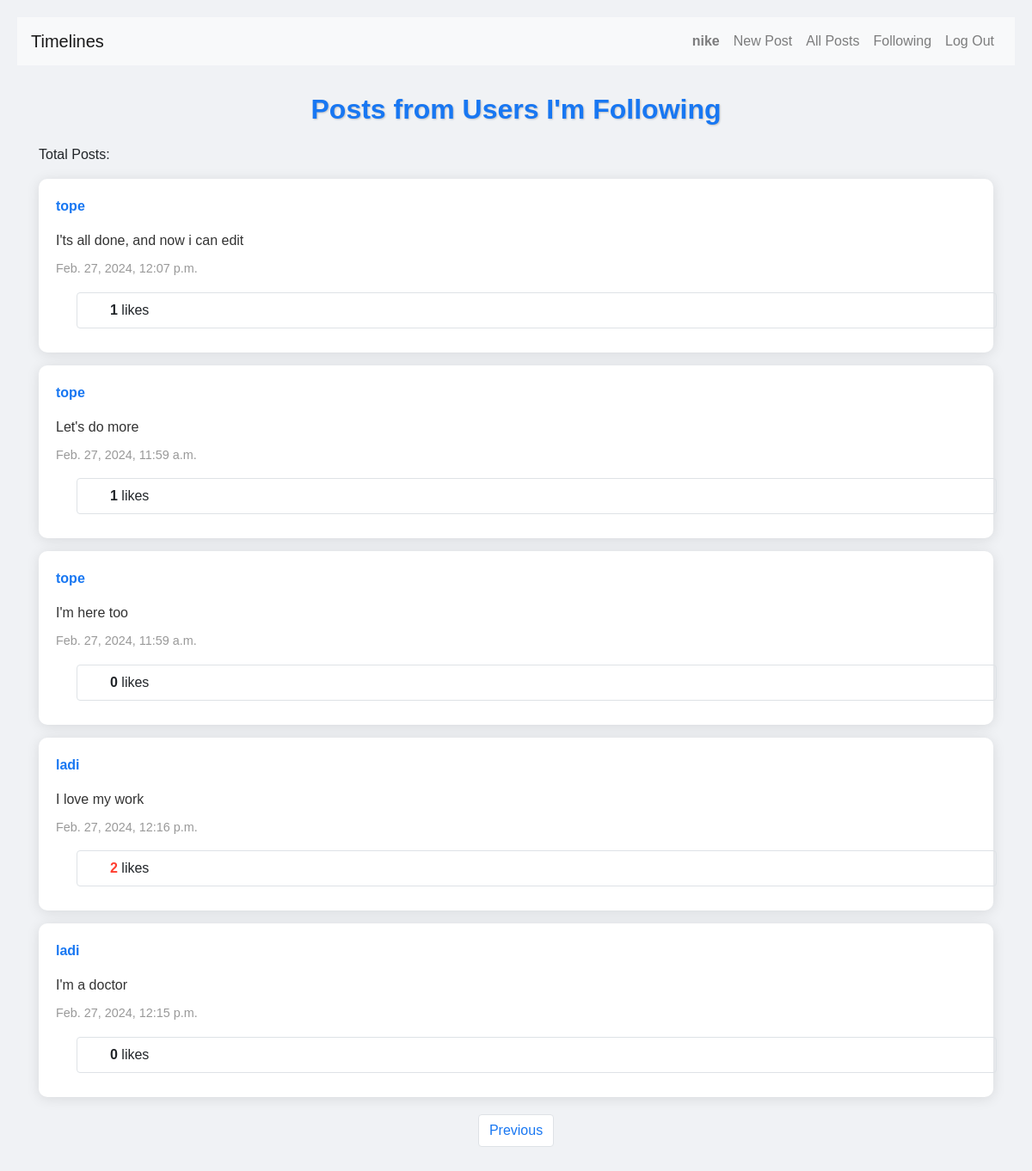
Screenshot of /followingfunc?page=2 (signed in) with the database file from the repository.
### network/models.py (models this page shows)
class User(AbstractUser):
    pass

class Post(models.Model):
    id = models.AutoField(primary_key=True)
    user = models.ForeignKey(User, on_delete=models.CASCADE, related_name="post")
    post = models.CharField(max_length=300)
    timing = models.DateTimeField(auto_now_add=True)
    liked_by = models.ManyToManyField(User, symmetrical=False, blank=True, related_name="users_liked")
    def count_likes(self):
        return self.liked_by.count()
    class Meta:
        ordering = ['-timing']

### network/views.py (the view)
# urls.py: path("followingfunc", views.followingfunc, name="followingfunc"),
def followingfunc(request):
    currentuser = request.user.username
    following_users = Following.objects.get(owner=currentuser).follow.all()
    posts = []
    for user in following_users:
        user_posts = Post.objects.filter(user=user)
        posts.extend(list(user_posts))
    paginator = Paginator(posts, 5)
    page_number = request.GET.get('page')
    posts = paginator.get_page(page_number)
    return render(request, "network/following.html", {
        'posts': posts,
    })

### network/templates/network/following.html (shortened to what this page needs)
{% extends "network/layout.html" %}
{% block body %}
<h1 class="post-heading">
  <span class="animated-heading">Posts from Users I'm Following</span>
</h1>
<p class="total-posts">Total Posts: {{ posts.count }} </p>
<div class="writer-posts-container">
      {% for post in posts %}
          <div class="writer-post">
              <div class="post-div">
                  <a href="{% url 'profile' nm=post.user %}" class="writer-post-user-link">
                      <p class="writer-post-user">{{ post.user }}</p>
                  </a>
                  <p class="writer-post-content">{{ post.post }}</p>
                  <p class="writer-post-timing">{{ post.timing }}</p>
                  <div class="container border rounded mx-4 my-2">
                    <div class="row m-2">
                      <div class="col">
                        <span class="like-count-label {% if user in post.liked_by.all %}liked-post{% endif %}">{{ post.count_likes }}</span> likes
                      </div>
                    </div>
                  </div>
              </div>
          </div>
      {% endfor %}
</div>
<nav aria-label="Page navigation example">
    <ul class="pagination d-flex justify-content-center">
        {% if posts.has_previous %}
          <li class="page-item"><a class="page-link" href="?page={{ posts.previous_page_number }}">Previous</a></li>
        {% endif %}
    </ul>
</nav>
{% endblock %}

### network/templates/network/layout.html (shortened to what this page needs)
{% load static %}
<!DOCTYPE html>
<html lang="en">
    <head>
        <link href="https://stackpath.bootstrapcdn.com/bootstrap/4.4.1/css/bootstrap.min.css" rel="stylesheet">
        <link href="{% static 'network/index.css' %}" rel="stylesheet">
    </head>
    <body>
        <nav class="navbar navbar-expand-lg navbar-light bg-light">
            <a class="navbar-brand" href="{% url 'index' %}">Timelines</a>
            <div class="collapse navbar-collapse" id="navbarNav">
                <ul class="navbar-nav ml-auto">
                    {% if user.is_authenticated %}
                        <li class="nav-item">
                            <a class="nav-link" href="{% url 'profile' nm=user.username  %}"><strong>{{ user.username }}</strong></a>
                        </li>
                        <li class="nav-item">
                            <a class="nav-link" href="{% url 'newpost' %}">New Post</a>
                        </li>
                    {% endif %}
                    <li class="nav-item">
                        <a class="nav-link" href="{% url 'index' %}">All Posts</a>
                    </li>
                    {% if user.is_authenticated %}
                        <li class="nav-item">
                            <a class="nav-link" href="{% url 'followingfunc' %}">Following</a>
                        </li>
                        <li class="nav-item">
                            <a class="nav-link" href="{% url 'logout' %}">Log Out</a>
                        </li>
                    {% endif %}
                </ul>
            </div>
        </nav>
        <div class="container mt-4">
            {% block body %}
            {% endblock %}
        </div>
    </body>
</html>

### network/static/network/index.css (style rules this page uses)
body { font-family: Arial, sans-serif; background-color: #f0f2f5; margin: 0; padding: 20px; }
.row { display: flex; flex-wrap: wrap; }
.like-count-label { font-weight: bold; }
.liked-post { color: #ff3e30; }
.pagination { margin: 20px 0; justify-content: center; }
.page-item .page-link { color: #1877F2; }
.animated-heading { display: inline-block; font-size: 2rem; color: #1877F2; transition: transform 0.3s ease, color 0.3s ease; }
.post-heading { text-align: center; margin-bottom: 20px; font-weight: bold; text-shadow: 1px 1px 2px rgba(0, 0, 0, 0.2); }
.writer-posts-container { display: flex; flex-direction: column; gap: 15px; }
.writer-post { background-color: #fff; border-radius: 10px; padding: 20px; box-shadow: 0 2px 15px rgba(0, 0, 0, 0.1); transition: transform 0.3s; }
.writer-post-user-link { text-decoration: none; }
.writer-post-user { font-weight: bold; color: #1877F2; }
.writer-post-content { font-size: 1rem; color: #333; margin: 10px 0; }
.writer-post-timing, .writer-post-likes { font-size: 0.9rem; color: #999; }

### rows the page displays
User: username "nike"
Post: user "tope", post "I'ts all done, and now i can edit", timing "Feb. 27, 2024, 12:07 p.m.", count_likes "1"
Post: user "tope", post "Let's do more", timing "Feb. 27, 2024, 11:59 a.m.", count_likes "1"
Post: user "tope", post "I'm here too", timing "Feb. 27, 2024, 11:59 a.m.", count_likes "0"
Post: user "ladi", post "I love my work", timing "Feb. 27, 2024, 12:16 p.m.", count_likes "2"
Post: user "ladi", post "I'm a doctor", timing "Feb. 27, 2024, 12:15 p.m.", count_likes "0"
